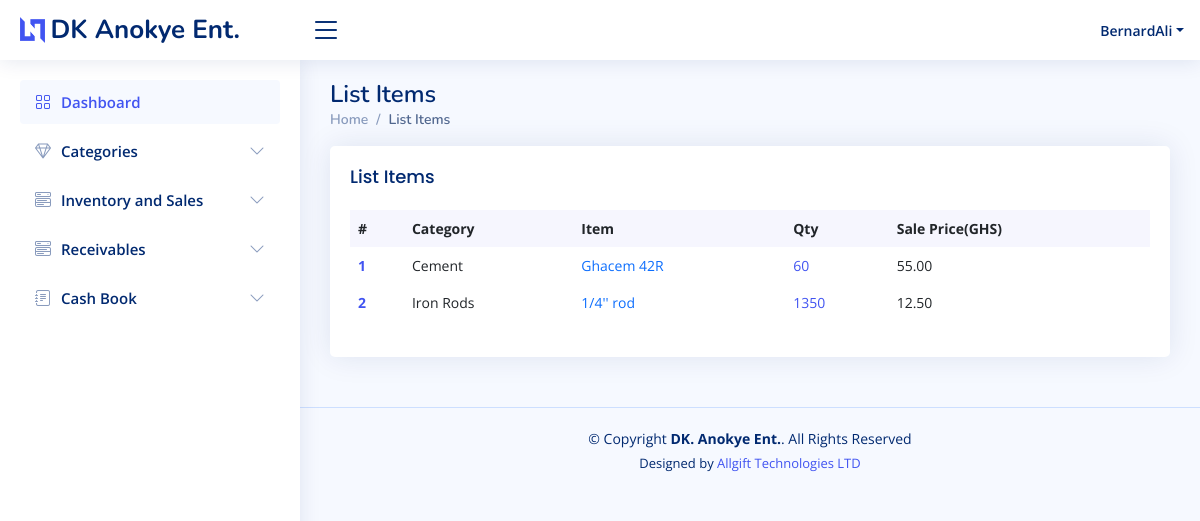
Page /list_items/ (signed in) on the earlier database version.
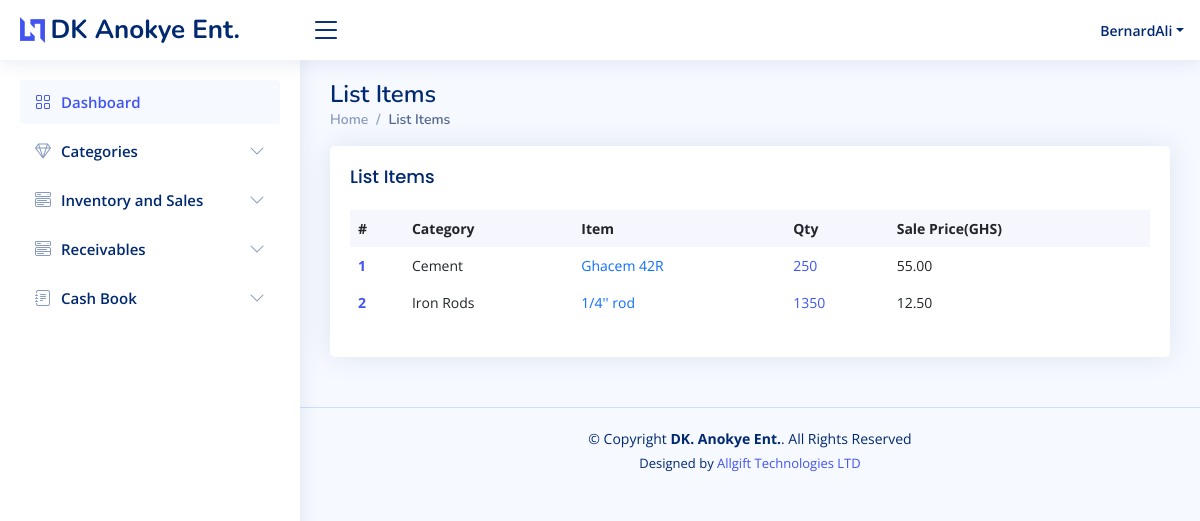
Same page on the later database version.
### core/models.py (models this page shows, shortened)
class Stock(models.Model):
    category = models.ForeignKey(Category, on_delete=models.CASCADE, blank=True)
    item_name = models.CharField(max_length=50, blank=True, null=True)
    image = models.ImageField(default='product.png', upload_to='category_pics')
    receipt_no = models.CharField(max_length=50, blank=True, null=True)
    item_description = models.TextField(blank=True, null=True)
    quantity = models.IntegerField(default='0', blank=True, null=True)
    purchased_quantity = models.IntegerField(default='0', blank=True, null=True)
    purchased_by = models.CharField(max_length=50, blank=True, null=True)
    purchased_from = models.CharField(max_length=50, blank=True, null=True)
    unit_purchase_price = models.DecimalField(max_digits=10, decimal_places=2, blank=True, null=True)
    total_purchase_price = models.DecimalField(max_digits=10, decimal_places=2, blank=True, null=True)
    sale_quantity = models.IntegerField(default='0', blank=True, null=True)
    delivery_quantity = models.IntegerField(default='0', blank=True, null=True)
    yet_to_deliver = models.IntegerField(default='0', blank=True, null=True)
    waybill_number = models.CharField(max_length=50, blank=True, null=True)
    sale_by = models.CharField(max_length=50, blank=True, null=True)
    sale_to = models.CharField(max_length=50, blank=True, null=True)
    unit_sale_price = models.DecimalField(max_digits=10, decimal_places=2, blank=True, null=True)
    total_sale_price = models.DecimalField(max_digits=10, decimal_places=2, blank=True, null=True)
    payment_status = models.CharField(max_length=50, choices=Invoice_Choice, blank=True, null=True)
    balance = models.DecimalField(max_digits=10, decimal_places=2, default=0)
    phone_number = models.CharField(max_length=50, blank=True, null=True)
    created_by = models.CharField(max_length=50, blank=True, null=True)
    reorder_level = models.IntegerField(default='0', blank=True, null=True)
    created_on = models.DateTimeField(auto_now_add=True)
    expiry = models.DateTimeField(auto_now_add=True, blank=True, null=True)
    last_updated = models.DateTimeField(auto_now=True)
    export_to_CSV = models.BooleanField(default=False)

class Category(models.Model):
    name = models.CharField(max_length=50, blank=True, null=True)
    description = models.TextField(blank=True, null=True)
    image = models.ImageField(default='product.png', upload_to='category_pics')
    def __str__(self):
        return self.name

### core/views.py (the view, shortened to what this page needs)
# urls.py: path('list_items/', views.list_item, name='list_items'),
@login_required
def list_item(request):
    header = 'List of Items'
    form = StockSearchForm(request.POST or None)
    queryset = Stock.objects.all()
    context = {
        "header": header,
        "queryset": queryset,
        "form": form,
    }
    return render(request, "list_item.html", context)

### templates/list_item.html (shortened to what this page needs)
{% extends 'base.html' %}
{% load crispy_forms_tags %}
{% block content %}
     <div class="pagetitle">
      <h1>List Items</h1>
      <nav>
        <ol class="breadcrumb">
          <li class="breadcrumb-item"><a href="{% url 'home' %}">Home</a></li>
          <li class="breadcrumb-item active">List Items</li>
        </ol>
      </nav>
    </div>
     <section class="section dashboard">
            <div class="col-12">
              <div class="card recent-sales overflow-auto">
                <div class="card-body">
                  <h5 class="card-title">List Items </h5>
                  <table class="table table-borderless datatable table-hover">
                    <thead>
                      <tr>
                        <th scope="col">#</th>
                        <th scope="col">Category</th>
                        <th scope="col">Item</th>
                        <th scope="col">Qty</th>
                        <th scope="col">Sale Price(GHS)</th>
                      </tr>
                    </thead>
                    <tbody>
                      {% for item in queryset%}
                        <tr>
                        <th scope="row"><a href="#">{{ forloop.counter }}</a></th>
                        <td>{{item.category}}</td>
                        <td><a href="{% url 'update_items' item.pk %}" class="text-primary">{{item.item_name}}</a></td>
                        <td><a href="{% url 'stock_detail' item.pk %}">
						  {% if item.quantity <= item.reorder_level %}
						    <div class="badge bg-danger">{{item.quantity}}</div>
						  {% else %}
                            {{item.quantity}}
						  {% endif %}
						</a></td>
                        <td>{{item.unit_sale_price}}</span></td>
                      </tr>
                      {% endfor %}
                    </tbody>
                  </table>
                </div>
              </div>
            </div>
    </section>
{% endblock content %}

Differences in the rows shown:
changed Stock "Ghacem 42R": quantity "60" → "250"
